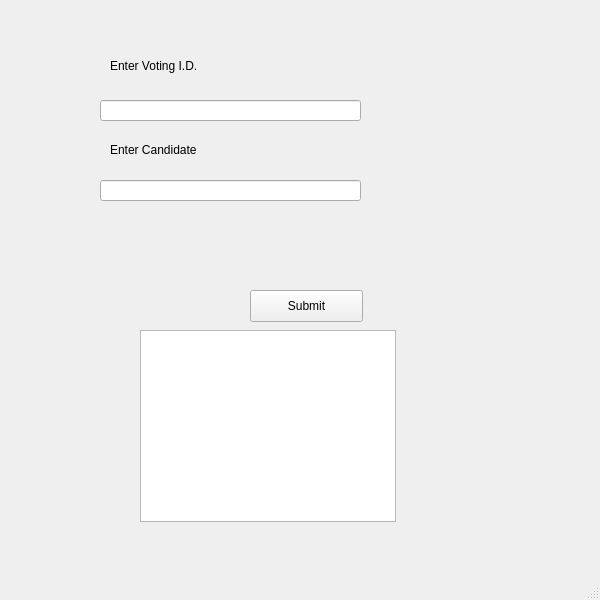
<?xml version="1.0" encoding="UTF-8"?>
<ui version="4.0">
 <class>MainWindow</class>
 <widget class="QMainWindow" name="MainWindow">
  <property name="geometry">
   <rect>
    <x>0</x>
    <y>0</y>
    <width>600</width>
    <height>600</height>
   </rect>
  </property>
  <property name="windowTitle">
   <string>GUI PyQT</string>
  </property>
  <widget class="QWidget" name="centralwidget">
   <widget class="QLineEdit" name="lineEdit">
    <property name="geometry">
     <rect>
      <x>100</x>
      <y>100</y>
      <width>261</width>
      <height>21</height>
     </rect>
    </property>
   </widget>
   <widget class="QPushButton" name="pushButton">
    <property name="geometry">
     <rect>
      <x>250</x>
      <y>290</y>
      <width>113</width>
      <height>32</height>
     </rect>
    </property>
    <property name="text">
     <string>Submit</string>
    </property>
   </widget>
   <widget class="QLabel" name="label">
    <property name="geometry">
     <rect>
      <x>110</x>
      <y>50</y>
      <width>201</width>
      <height>31</height>
     </rect>
    </property>
    <property name="text">
     <string>Enter Voting I.D.</string>
    </property>
   </widget>
   <widget class="QLineEdit" name="lineEdit_2">
    <property name="geometry">
     <rect>
      <x>100</x>
      <y>180</y>
      <width>261</width>
      <height>21</height>
     </rect>
    </property>
   </widget>
   <widget class="QLabel" name="label_2">
    <property name="geometry">
     <rect>
      <x>110</x>
      <y>140</y>
      <width>241</width>
      <height>20</height>
     </rect>
    </property>
    <property name="text">
     <string>Enter Candidate</string>
    </property>
   </widget>
   <widget class="QListWidget" name="listWidget">
    <property name="geometry">
     <rect>
      <x>140</x>
      <y>330</y>
      <width>256</width>
      <height>192</height>
     </rect>
    </property>
   </widget>
  </widget>
  <widget class="QMenuBar" name="menubar">
   <property name="geometry">
    <rect>
     <x>0</x>
     <y>0</y>
     <width>600</width>
     <height>24</height>
    </rect>
   </property>
  </widget>
  <widget class="QStatusBar" name="statusbar"/>
 </widget>
 <resources/>
 <connections/>
</ui>
